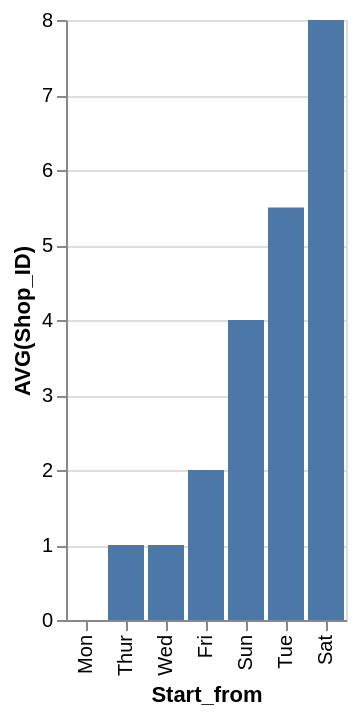

Here is the Vega-Lite specification saved for this chart:
### Vega-Lite specification from a JSON file in a GitHub repository (floating-point values rounded to 4 significant figures)
{"data": {"values": [{"x_data": "Mon", "y_data": 0}, {"x_data": "Thur", "y_data": 1}, {"x_data": "Wed", "y_data": 1}, {"x_data": "Fri", "y_data": 2}, {"x_data": "Sun", "y_data": 4}, {"x_data": "Tue", "y_data": 5.5}, {"x_data": "Sat", "y_data": 8}]}, "mark": "bar", "encoding": {"x": {"field": "x_data", "type": "nominal", "title": "Start_from", "sort": {"op": "sum", "field": "y_data", "order": "ascending"}}, "y": {"field": "y_data", "type": "quantitative", "title": "AVG(Shop_ID)"}}}
